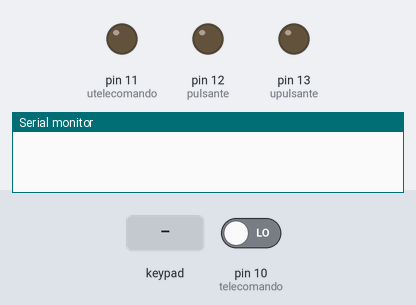
A sketch run on a simulated Arduino Uno, built with avr-gcc and run on an emulated ATmega328P. Shown: output pins drawn as LEDs (lit = HIGH), the last lines printed to the serial monitor. Wiring (inferred from the names in the program): 4×4 keypad with keys 1 2 3 A 4 5 6 B 7 8 9 C * 0 # D: rows pin 2, pin 3, pin 4, pin 5; columns pin 6, pin 7, pin 8, pin 9. Dashed ring = blinking. The test bench sets the inputs (shaded band); at power-on: pin 10 (telecomando) LOW. Pins used as bus, display or sensor lines are not drawn.

Above: at 1.4 s.
1.5 s: key 'A' pressed
At 1.72 s:
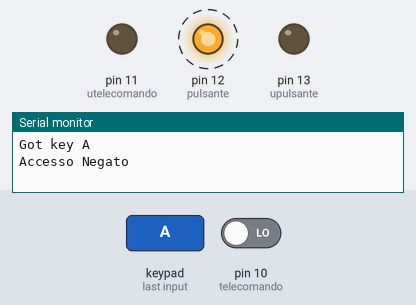
4.5 s: keypad keys 2 3 4 5 pressed 0.4 s apart
7.6 s: key 'B' pressed
9.2 s: keypad keys 2 3 4 5 # pressed 0.4 s apart
12.7 s: key 'C' pressed
14.3 s: keypad keys 2 3 4 5 * pressed 0.4 s apart
Timing chart, 0 to 17.3 s (numbered marks = the images above; inputs shaded):
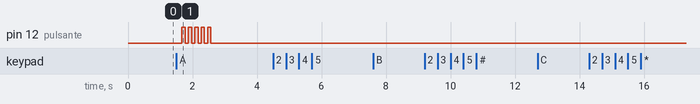

Measured:
- after the input at 1.5 s, pin 12 (pulsante): alternates HIGH for 0.10 s and LOW for 0.10 s, 10 changes in all, then stays LOW, starting after 0.17 s

The sketch:

serratura.ino
```cpp
//include library Password.h
#include <Password.h>;

Password password = Password( "xxxxxxx" ); // Set code


const int telecomando = 10;
const int utelecomando = 11;
const int pulsante = 12;
const int upulsante = 13;
const int numRows = 4; // number of rows in the keypad
const int numCols = 4; // number of columns
const char keymap[numRows][numCols] = { // Define the Keymap
{ '1', '2', '3', 'A' } ,
{ '4', '5', '6', 'B' } ,
{ '7', '8', '9', 'C' } ,
{ '*', '0', '#', 'D' }
};

const int rowPins[numRows] = { 2, 3, 4, 5 }; // Collegamento righe
const int colPins[numCols] = { 6, 7, 8, 9 }; // Collegamento colonne

const int debounceTime = 20;


void setup() {
pinMode(10, INPUT);
pinMode(11, OUTPUT);
pinMode(12, INPUT);
pinMode(13, OUTPUT);

  Serial.begin(9600);
delay(200);

pinMode(13, OUTPUT); // green led - flash 1 time if the password is correct and you can to open the door
pinMode(12, OUTPUT); // red led - flash 5 time if access denied
pinMode(11, OUTPUT); // relay for light of keypad
pinMode(10, INPUT); //bottom to start light at keypad


for (int row = 0; row < numRows; row++) {
pinMode(rowPins[row],INPUT); // Imposta i pin delle righe come OUTPUT
digitalWrite(rowPins[row],HIGH); // Abilita le resistenze di Pull-ups
}

for (int column = 0; column < numCols; column++) {
pinMode(colPins[column],OUTPUT); // Imposta i pin delle righe come INPUT per la lettura
digitalWrite(colPins[column],HIGH); // Abilita le resistenze di Pull-ups
}
}

void loop() {

   digitalRead(telecomando);
  if (telecomando == HIGH) {

    digitalWrite(utelecomando, HIGH);
  }
  else {
    digitalWrite(utelecomando, LOW);

  }


   digitalRead(pulsante);
  if (pulsante == HIGH) {

    digitalWrite(upulsante, HIGH);
  }
  else {

    digitalWrite(upulsante, LOW);
  }


  char key = getKey();
if( key != 0) { // Controllo che sia stato premuto un tasto valido
Serial.print("Got key ");
Serial.println(key);
delay(10);

switch (key) {
case 'A': checkPassword(); delay(1); break; // write  password
case 'B': password.reset(); delay(1); break; // clear buffer
default: password.append(key); delay(1); // add bottom to password
}
}
}

void checkPassword() {
if (password.evaluate()) { // if the password is correct...
Serial.println("Accesso Consentito"); // access ok
delay(12);
password.reset(); delay(1);

digitalWrite(13, HIGH); // turn on green led
delay(2000); // wait two second
digitalWrite(13, LOW); // off

} else {
Serial.println("Accesso Negato"); // if the password is wrong
delay(10);
password.reset(); delay(1);

for (int t = 0; t < 5; t++) {
digitalWrite(12, HIGH); // turn on red led
delay(100); // delay
digitalWrite(12, LOW); // turn off
delay(100);
}
}
}

char getKey() {
char key = 0; // 0 indica un tasto premuto
for(int column = 0; column < numCols; column++) {
digitalWrite(colPins[column],LOW); // Attiva la colonnaorrente colonna
for(int row = 0; row < numRows; row++) { // Controlla le righe per tasto premuto
if(digitalRead(rowPins[row]) == LOW) { // E' premuto un tasto?
delay(debounceTime); // debounce
while(digitalRead(rowPins[row]) == LOW) ; // Aspetta che il tasto venga rilasciato
key = keymap[row][column]; // Ricorda il tasto che è stato premuto
}
}
digitalWrite(colPins[column],HIGH); // Disattiva la colonna corrente
}
return key; // Riporta lo stato del tasto a 0
}
```
